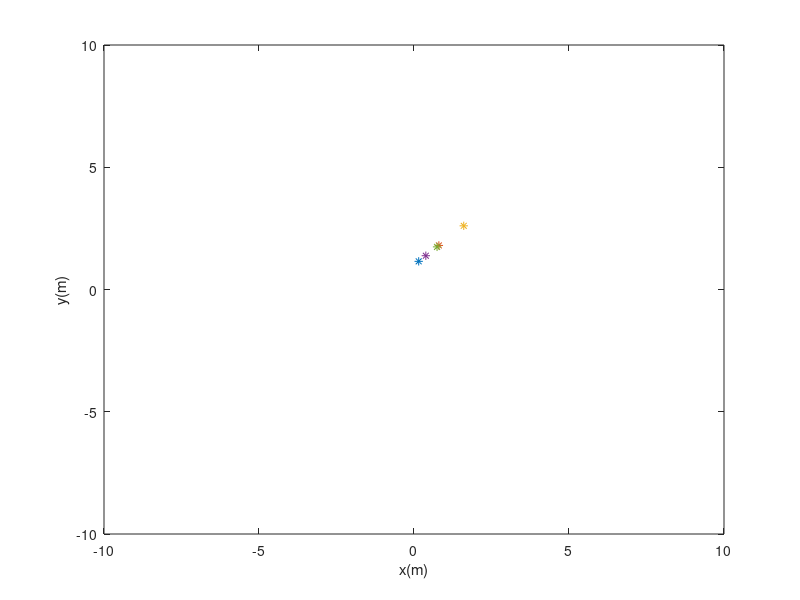
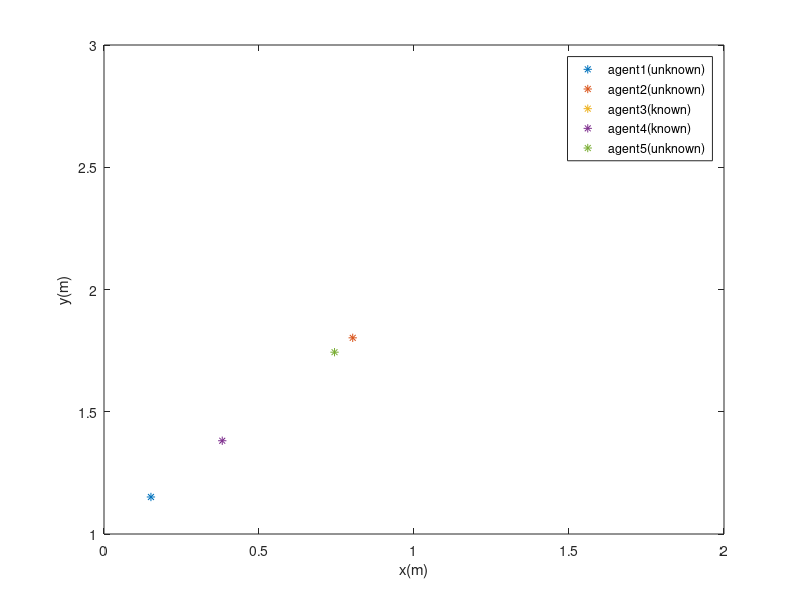

Write the MATLAB code that produced these figures, in order. (Note: this script raises an error after producing the figures.)
% paper: Distributed Localization Using Finite Impulse Response Filter.
% author: Yeong Jun Kim(colson)
% email: colson@korea.ac.kr || dud3722000@naver.com
% date: 2020-09-08
% EKFDCL class is in
% https://www.github.com/YeongJunKim/matlab/filters/

clear all;

addpath('./../../matlab/filters/');
addpath('./../../matlab/filters/DFIR');
addpath('./../../matlab/filters/EKF');

global app;

make_video = 1;
absolute_on = 1;

%% invironment setup
app.agent_num = 5;
app.nx = 3;
app.nu = 2;
app.nh = 3;
app.nz = 7;

app.initial_state = zeros(app.nx * app.agent_num, 1);
app.adjacency = zeros(app.agent_num, app.agent_num);


% ramdom state initialization
for ct = 1:app.agent_num
    app.initial_state((ct-1)*app.nx+1:(ct-1)*app.nx+app.nx, 1) = rand(3,1);
    app.initial_state((ct-1)*app.nx+1,1) = app.initial_state((ct-1)*app.nx+1,1) * 2;
    app.initial_state((ct-1)*app.nx+2,1) = app.initial_state((ct-1)*app.nx+1,1) * normrnd(0, 0.3);
    % same direction
    app.initial_state((ct-1)*app.nx+3,1) = 0;
end

app.adjacency(1,[2, 4]) = 1;
app.adjacency(2,3) = 1;
app.adjacency(3,[1, 2, 5]) = 1;
app.adjacency(4,[1, 2, 5]) = 1;
app.adjacency(5,[3, 4]) = 1;
app.anchor_pos = zeros(2,4);
app.anchor_pos(:,1) = [0 0]';
app.anchor_pos(:,2) = [0 5]';
app.anchor_pos(:,3) = [5 5]';
app.anchor_pos(:,4) = [5 0]';

app.property = ["known", "known", "unknown", "unknown", "known"];

for ct = 1:app.agent_num
    app.data.agent(ct).property = app.property(ct);
    app.data.agent(ct).initial_state = zeros(app.nx, 1);
    app.data.agent(ct).input = zeros(app.nu, []);
    app.data.agent(ct).measurement = zeros(app.nz, []);
    app.data.agent(ct).trajectory.real = zeros(app.nx, []);
    app.data.agent(ct).trajectory.estimated = zeros(app.nx, []);
    app.data.agent(ct).initial_state(:,1) = app.initial_state((ct-1)*app.nx+1:(ct-1)*app.nx+app.nx, 1);
    app.data.agent(ct).trajectory.real(:, 1) = app.initial_state((ct-1)*app.nx+1:(ct-1)*app.nx+app.nx, 1);
    app.data.agent(ct).trajectory.estimated(:, 1) = app.initial_state((ct-1)*app.nx+1:(ct-1)*app.nx+app.nx, 1);
end

%% initicating plots
agent_names = "agent";
figure(1);
clf;
ax1 = axes;
ax1_plots = cell(app.agent_num, 1);

for ct = 1:app.agent_num
    ax1_plots{ct} = plot(ax1, app.initial_state((ct-1)*app.nx+1),app.initial_state((ct-1)*app.nx+1)+1, '*'); hold on;
end
xlim([-10 10]);
ylim([-10 10]);
xlabel("x(m)");
ylabel("y(m)");
hold off;

figure(2);
clf;
ax2 = axes;
ax2_plots = cell(app.agent_num, 1);

for ct = 1:app.agent_num
    agent_plot_name = strcat(agent_names, num2str(ct));
    if ct == 3 || ct == 4
    agent_plot_name = strcat(agent_plot_name, "(known)");
    else
    agent_plot_name = strcat(agent_plot_name, "(unknown)");
    end
    ax2_plots{ct} = plot(ax2, app.initial_state((ct-1)*app.nx+1),app.initial_state((ct-1)*app.nx+1)+1, '*', 'DisplayName', agent_plot_name); hold on;
end
legend;
% xlim([-10 10]);
% ylim([-10 10]);
xlabel("x(m)");
ylabel("y(m)");
hold on;


%% simulation init
app.dt = 0.1;
app.iteration = 140;

[app.F, app.J_F] = dynamics_nonholonomic(app.dt);
[app.H, app.J_H] = measurement_update(app.anchor_pos);
[app.R, app.J_R] = relative_measurement_update2();

app.cp_targets = 2;
app.INDEX_DFIR = 1;
app.INDEX_EKF = 2;

estimator = cell(app.cp_targets,app.agent_num);

for ct = 1:app.agent_num
    estimator{app.INDEX_DFIR,ct} = DFIR(app.nh,app.nx,app.nz,app.nu,app.F,app.J_F,app.R,app.J_R,app.R,app.J_R,app.data.agent(ct).initial_state(:),3);
    estimator{app.INDEX_EKF ,ct} = EKF(diag([0.01, 0.1, 0.05]), diag([0.002, 0.002, 0.002]), diag([0.01, 0.015, 0.01, 0.015, 0.01, 0.005, 0.005]), app.F, app.J_F, app.R, app.J_R, app.data.agent(ct).initial_state(:));
end

%% make real
for ct = 1:app.iteration
    
    if ct < 30
        app.data.agent(1).input(:,ct) = normrnd([0.2 -0.2]', 0.1);
        app.data.agent(2).input(:,ct) = normrnd([0.1 0.15]', 0.1);
        app.data.agent(3).input(:,ct) = normrnd([0.1 0.2]', 0.1);
        app.data.agent(4).input(:,ct) = normrnd([0.1 0.16]', 0.1);
        app.data.agent(5).input(:,ct) = normrnd([0.1 -0.21]', 0.1);
    elseif ct < 60
        app.data.agent(1).input(:,ct) = normrnd([0.1 0.1]', 0.1);
        app.data.agent(2).input(:,ct) = normrnd([0.15 -0.3]', 0.1);
        app.data.agent(3).input(:,ct) = normrnd([0.2 -0.3]', 0.1);
        app.data.agent(4).input(:,ct) = normrnd([0.4 -0.36]', 0.1);
        app.data.agent(5).input(:,ct) = normrnd([0.3 0.13]', 0.1);
    else
        app.data.agent(1).input(:,ct) = normrnd([0.1 0.1]', 0.1);
        app.data.agent(2).input(:,ct) = normrnd([0.25 0.3]', 0.1);
        app.data.agent(3).input(:,ct) = normrnd([0.2 -0.35]', 0.1);
        app.data.agent(4).input(:,ct) = normrnd([0.1 -0.3]', 0.1);
        app.data.agent(5).input(:,ct) = normrnd([0.15 0.4]', 0.1);
    end
    for i = 1:app.agent_num
        x = app.data.agent(i).trajectory.real(1,ct);
        y = app.data.agent(i).trajectory.real(2,ct);
        theta = app.data.agent(i).trajectory.real(3,ct);
        ul = app.data.agent(i).input(1,ct);
        ua = app.data.agent(i).input(2,ct);
        app.data.agent(i).trajectory.real(:,ct+1) = app.F(x, y, theta, ul, ua);
    end
    for i = 1:app.agent_num
        
        
    end
end
for i = 1:app.agent_num
        ax2_plots{i}.XData = app.data.agent(i).trajectory.real(1,1:ct+1);
        ax2_plots{i}.YData = app.data.agent(i).trajectory.real(2,1:ct+1); 
end
%% estimate
for ct = 1:app.iteration
        x1 = app.data.agent(1).trajectory.real(1,ct+1);
        y1 = app.data.agent(1).trajectory.real(2,ct+1);
        x2 = app.data.agent(2).trajectory.real(1,ct+1);
        y2 = app.data.agent(2).trajectory.real(2,ct+1);
        x3 = app.data.agent(5).trajectory.real(1,ct+1);
        y3 = app.data.agent(5).trajectory.real(2,ct+1);
        
        pj = [x1 y1 x2 y2 x3 y3];
        d1 = norm(app.data.agent(3).trajectory.real(1:2,ct+1) - app.data.agent(1).trajectory.real(1:2,ct+1));
        d2 = norm(app.data.agent(3).trajectory.real(1:2,ct+1) - app.data.agent(2).trajectory.real(1:2,ct+1));
        d3 = norm(app.data.agent(3).trajectory.real(1:2,ct+1) - app.data.agent(5).trajectory.real(1:2,ct+1));
        
%         e1 = atan(y1-app.data.agent(3).trajectory.real(2,ct+1)/x1-app.data.agent(3).trajectory.real(1,ct+1))-app.data.agent(3).trajectory.real(3,ct+1);
%         e2 = atan(y2-app.data.agent(3).trajectory.real(2,ct+1)/x2-app.data.agent(3).trajectory.real(1,ct+1))-app.data.agent(3).trajectory.real(3,ct+1);
%         e3 = atan(y3-app.data.agent(3).trajectory.real(2,ct+1)/x3-app.data.agent(3).trajectory.real(1,ct+1))-app.data.agent(3).trajectory.real(3,ct+1);
        e1 = app.data.agent(3).trajectory.real(3,ct+1);
        e2 = app.data.agent(3).trajectory.real(3,ct+1);
        e3 = app.data.agent(3).trajectory.real(3,ct+1);
        
        
        measurement = [d1 d2 d3 e1 e2 e3 app.data.agent(3).trajectory.real(3,ct+1)]+ normrnd([0,0,0,0,0,0,0], [0.1 0.1 0.1 0.01 0.1 0.01 0.001]);
        estimator{app.INDEX_DFIR, 3}.estimate2(app.data.agent(3).input(:,ct), pj', measurement');
        estimator{app.INDEX_EKF, 3}.estimate(app.data.agent(3).input(:,ct), pj', measurement');
        pj = [x1 y1 x2 y2 x3 y3];
        d1 = norm(app.data.agent(4).trajectory.real(1:2,ct+1) - app.data.agent(1).trajectory.real(1:2,ct+1));
        d2 = norm(app.data.agent(4).trajectory.real(1:2,ct+1) - app.data.agent(2).trajectory.real(1:2,ct+1));
        d3 = norm(app.data.agent(4).trajectory.real(1:2,ct+1) - app.data.agent(5).trajectory.real(1:2,ct+1));
        
        e1 = app.data.agent(4).trajectory.real(3,ct+1);
        e2 = app.data.agent(4).trajectory.real(3,ct+1);
        e3 = app.data.agent(4).trajectory.real(3,ct+1);
        measurement = [d1 d2 d3 e1 e2 e3 app.data.agent(4).trajectory.real(3,ct+1)]+ normrnd([0,0,0,0,0,0,0], [0.1 0.01 0.01 0.01 0.1 0.01 0.001]);
        estimator{app.INDEX_DFIR, 4}.estimate2(app.data.agent(4).input(:,ct), pj', measurement');
        estimator{app.INDEX_EKF, 4}.estimate(app.data.agent(4).input(:,ct), pj', measurement');
end


%% plot
figure(2);
x = zeros(1,app.iteration);
y = zeros(1,app.iteration);
x(:) = estimator{app.INDEX_DFIR, 3}.x_appended(1,:);
y(:) = estimator{app.INDEX_DFIR, 3}.x_appended(2,:);
plot(x,y,'-d'); hold on;
x(:) = estimator{app.INDEX_DFIR, 4}.x_appended(1,:);
y(:) = estimator{app.INDEX_DFIR, 4}.x_appended(2,:);
plot(x,y,'-d'); hold on;
x(:) = estimator{app.INDEX_EKF, 3}.x_appended(1,:);
y(:) = estimator{app.INDEX_EKF, 3}.x_appended(2,:);
plot(x,y,'-o'); hold on;
x(:) = estimator{app.INDEX_EKF, 4}.x_appended(1,:);
y(:) = estimator{app.INDEX_EKF, 4}.x_appended(2,:);
plot(x,y,'-o');









































































